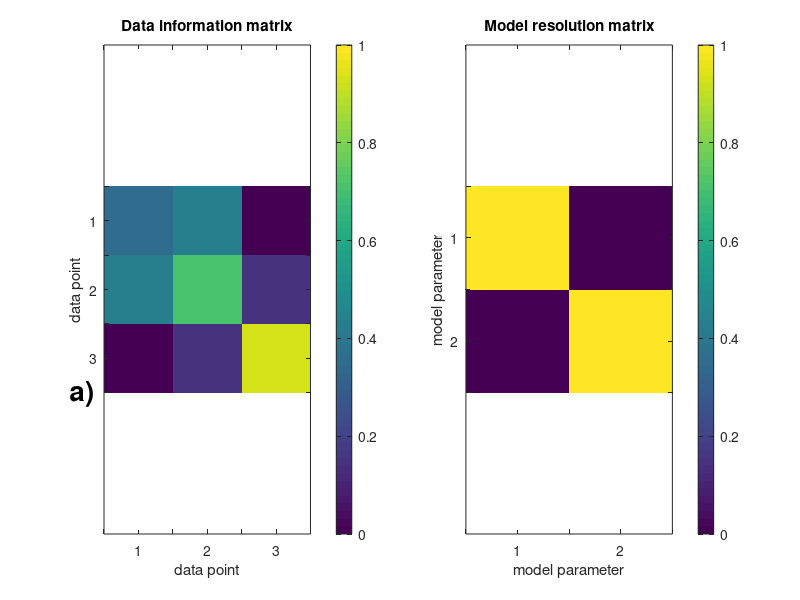
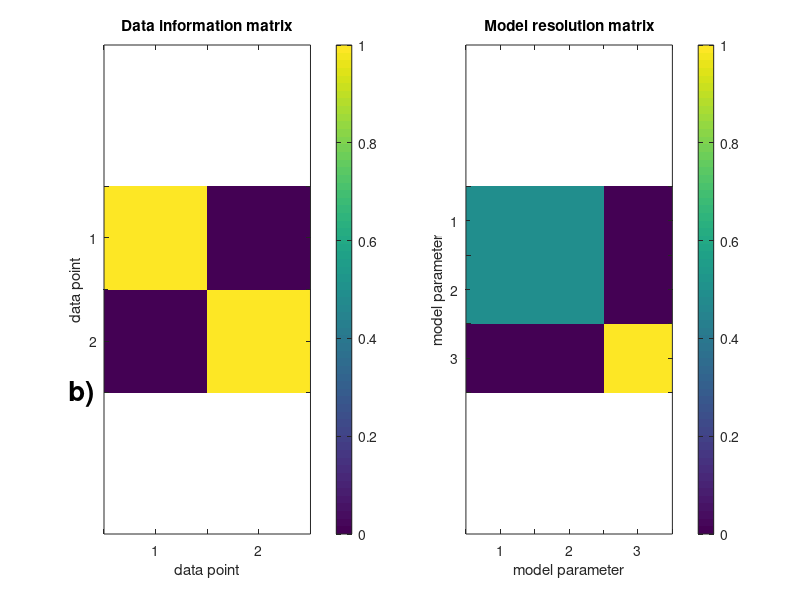

The MATLAB source for these figures, in order:
%% SS12 - Inversion und Tomographie
% Übung: Least-squares Inversion eines linearen Problems
%

clearvars; close all; clc

%%% build up the system
 G=[1 -1;2 -1;1 1];
 d=[-1 0 2.5];
%%% svd decomposition
 [U,S,V]=svd(G);
%%% build Up and Vp and Sp
 Sp=S(1:2,1:2); %abandon the last row and collun since singular equal to 0
 Up=U(:,1:2);
 Vp=V(:,1:2);
% 
 H=Vp*inv(Sp)*Up';
% 
 m=H*d';
 N=G*H; %Up*Up';
 R=H*G; %Vp*Vp';
% 
% disp('Modell-Auslösungsmatrix R')
% disp(R)

% 4a


%%% alternative


% G=[1 -1;2 -1;1 1];
% d=[-1; 0; 2.5];
%%% svd decomposition
%[U,S,V]=svd(G);
%%% original G
%G_test=U*S*V';

%%singular matrix inverse
%s=diag(1./S).*eye(2);

%s_new=zeros(2,3);
%s_new(1:2,1:2)=s;
%H=V*s_new*U';
%
%m=H*d;

%N=G*H; %Data resolution
%R=H*G; %Model resolution



%%%%%%%%%%%%%%%%%%%%%%%%%%%%%%%%%
figure('units','normalized','outerposition',[0.2 0.5 0.6 0.4])
subplot(1,2,1);
imagesc(N);
text(0,3.5,'a)','Fontweight','bold','Fontsize',20)
title('Data information matrix');
xlabel('data point')
ylabel('data point')
colorbar;
xticklabels({'','1','','2','','3',''})
yticklabels({'','1','','2','','3',''})
set(gca,'YDir','reverse')
caxis([0 1])
axis equal tight
subplot(1,2,2);
imagesc(R);
title('Model resolution matrix');
xlabel('model parameter')
ylabel('model parameter')
xticklabels({'','1','','2',''})
yticklabels({'','1','','2',''})
colorbar;
set(gca,'YDir','reverse')
axis equal tight

% 4a Solution of an over-determined problem using SVD
% Ga=[1 -1; 2 -1; 1 1];
% % 1. SVD
% [U,S,V]=svd(Ga);
% % 2.Generalized inverse
% Sz=zeros(2,3);
% Sz(1:2,1:2)=S(1:2,1:2);
% Sz(1,1)=1/Sz(1,1);
% Sz(2,2)=1/Sz(2,2);
% H=V*Sz*U';
% %3. solution
% d=[-2; -1; 2.5];
% m=H*d;
% %4. Resolution matrix for model and data space
% %data space
% N=U*U';
% %model space
% R=V*V';

%% Aufgabe 4b

A=[1 1 0; 0 0 1];
y=[1;1];
% 
[U,S,V]=svd(A);
% 
Sp=S(1:2,1:2);
Up=U(:,1:2);
Vp=V(:,1:2);
% 
H=Vp*inv(Sp)*Up';

x=H*y;

N=A*H; %Up*Up';
R=H*A; %Vp*Vp';
% 
% disp('Modell-Auslösungsmatrix R')
% disp(R)
% 
xs=A\y;
% 
% disp('Ergebnis mit A\y')
% disp(xs)

% 4b
%% alternative
%A=[1,1,0;0,0,1];
%y=[1;1];

%[Ua,Sa,Va]=svd(A);

%sa=diag(1./Sa).*eye(2);
%sa_new=zeros(3,2);
%sa_new(1:2,1:2)=sa;
%Ha=Va*sa_new*Ua';
%%ma=Ha*y;
%Na=A*Ha;
%Ra=Ha*A;

%%% alternative 
% 4b Solution of an under-determined problem by using SVD
% A=[1 1 0;0 0 1];
% y=[1;1];
% %1.SVD
% [Ub,Sb,Vb]=svd(A);
% % 2.Generalized inverse
% Szb=zeros(3,2);
% Szb(1:2,1:2)=Sb(1:2,1:2);
% Szb(1,1)=1/Szb(1,1);
% Szb(2,2)=1/Szb(2,2);
% Ag=Vb*Szb*Ub';
% %3. solution
% x=Ag*y;
% %4. Resolution matrix for model and data space
% %data space
% Nb=Ub*Ub';
% %model space
% Rb=Vb(:,1:2)*Vb(:,1:2)';


figure('units','normalized','outerposition',[0.2 0.1 0.6 0.4])
subplot(1,2,1);
imagesc(N);
text(0.16,2.5,'b)','Fontweight','bold','Fontsize',20)
title('Data information matrix');
xlabel('data point')
ylabel('data point')
xticklabels({'','1','','2',''})
yticklabels({'','1','','2',''})
colorbar;
set(gca,'YDir','reverse')
axis equal tight
subplot(1,2,2);
imagesc(R);
title('Model resolution matrix');
xlabel('model parameter')
ylabel('model parameter')
xticklabels({'','1','','2','','3',''})
yticklabels({'','1','','2','','3',''})
colorbar;
set(gca,'YDir','reverse')
axis equal tight


% %% %%%%%%%
% %Exercise 4d)
% %%%%%%%%
% %Load data 
% data=load('Data_Ex4c_1.mat');
% datan=data.dataEx4c_1;
% [Ud, Sd, Vd]=svd(datan);
% 
% % figure('units','normalized','outerposition',[0.2 0.5 0.6 0.4])
% % semilogy(diag(Sd),'-r')
% % hold on
% % title('Singular value spectrum')
% % ylabel('Singular value');
% % xlabel('Rank');
% % grid on
% 
% data2=load('Data_Ex4c_2.mat');
% datan2=data2.dataEx4c_2;
% [Ud2, Sd2, Vd2]=svd(datan2);
% % semilogy(diag(Sd2),'-g')
% 
% data3=load('Data_Ex4c_3.mat');
% datan3=data3.dataEx4c_3;
% [Ud3, Sd3, Vd3]=svd(datan3);
% % semilogy(diag(Sd3),'-b')
% % legend('R','G','B')
% % axis tight
% % ylim([1 10^5])
% % 
% % set(gcf,'Units','Inches');
% % pos = get(gcf,'Position');
% % set(gcf,'PaperPositionMode','Auto','PaperUnits','Inches','PaperSize',[pos(3), pos(4)])
% % print(gcf,'Exercise4c1.pdf','-dpdf','-r600','-fillpage')
% 
% % figure('units','normalized','outerposition',[0.1 0.1 0.8 0.8]);
% %plot grayscale pictures and calculate RMSE
% n=[1,10,20,50,100,200,256,1359];
% rms=zeros(1,length(n));
% for i=1:length(n)
% scut=Sd(1:n(i),1:n(i));
% Sdn=zeros(size(Sd));
% Sdn(1:n(i),1:n(i))=scut;
% Gd=Ud*Sdn*Vd';
% er2=(datan-Gd).^2; %calculate RMS
% rms(i)=sqrt(mean(er2(:)));
% 
% % subplot(2,4,i)
% % imagesc(Gd);
% % caxis=([0 256]);
% % colormap gray;
% % title('n = '+string(n(i))+', RMS = '+string(rms(i)));
% % 
% % axis equal tight
% end
% 
% % set(gcf,'Units','Inches');
% % pos = get(gcf,'Position');
% % set(gcf,'PaperPositionMode','Auto','PaperUnits','Inches','PaperSize',[pos(3), pos(4)])
% % print(gcf,'Exercise4c2.pdf','-dpdf','-r600','-fillpage')
% 
% % figure(); plot(n,rms,'.')
% % grid on
% % ylim([0 60])
% 
% %Take x values and do SVD for all three channels
% take=10;
% 
% scut=Sd(1:take,1:take);
% Sdn=zeros(size(Sd));
% Sdn(1:take,1:take)=scut;
% Gd=Ud*Sdn*Vd';
% Gd=uint8(Gd);
% 
% scut1=Sd3(1:take,1:take);
% Sdn1=zeros(size(Sd2));
% Sdn1(1:take,1:take)=scut1;
% Gd2=Ud2*Sdn1*Vd2';
% Gd2=uint8(Gd2);
% 
% scut2=Sd3(1:take,1:take);
% Sdn2=zeros(size(Sd3));
% Sdn2(1:take,1:take)=scut2;
% Gd3=Ud3*Sdn2*Vd3';
% Gd3=uint8(Gd3); %make integer values
% 
% RGB=cat(3,Gd, Gd2, Gd3); %put all channels together
% 
% figure('units','normalized','outerposition',[0.1 0.1 0.8 0.8]) %show color picture
% subplot(1,3,1)
% imshow(RGB);
% title('10 singular values')
% 
% take=50;
% 
% scut=Sd(1:take,1:take);
% Sdn=zeros(size(Sd));
% Sdn(1:take,1:take)=scut;
% Gd=Ud*Sdn*Vd';
% Gd=uint8(Gd);
% 
% scut1=Sd3(1:take,1:take);
% Sdn1=zeros(size(Sd2));
% Sdn1(1:take,1:take)=scut1;
% Gd2=Ud2*Sdn1*Vd2';
% Gd2=uint8(Gd2);
% 
% scut2=Sd3(1:take,1:take);
% Sdn2=zeros(size(Sd3));
% Sdn2(1:take,1:take)=scut2;
% Gd3=Ud3*Sdn2*Vd3';
% Gd3=uint8(Gd3); %make integer values
% 
% RGB=cat(3,Gd, Gd2, Gd3); %put all channels together
% 
% subplot(1,3,2)
% imshow(RGB);
% title('50 singular values')
% 
% take=200;
% 
% scut=Sd(1:take,1:take);
% Sdn=zeros(size(Sd));
% Sdn(1:take,1:take)=scut;
% Gd=Ud*Sdn*Vd';
% Gd=uint8(Gd);
% 
% scut1=Sd3(1:take,1:take);
% Sdn1=zeros(size(Sd2));
% Sdn1(1:take,1:take)=scut1;
% Gd2=Ud2*Sdn1*Vd2';
% Gd2=uint8(Gd2);
% 
% scut2=Sd3(1:take,1:take);
% Sdn2=zeros(size(Sd3));
% Sdn2(1:take,1:take)=scut2;
% Gd3=Ud3*Sdn2*Vd3';
% Gd3=uint8(Gd3); %make integer values
% 
% RGB=cat(3,Gd, Gd2, Gd3); %put all channels together
% 
% subplot(1,3,3)
% imshow(RGB);
% title('200 singular values')
% 
% % set(gcf,'Units','Inches');
% % pos = get(gcf,'Position');
% % set(gcf,'PaperPositionMode','Auto','PaperUnits','Inches','PaperSize',[pos(3), pos(4)])
% % print(gcf,'Exercise4c3.pdf','-dpdf','-r600','-fillpage')
